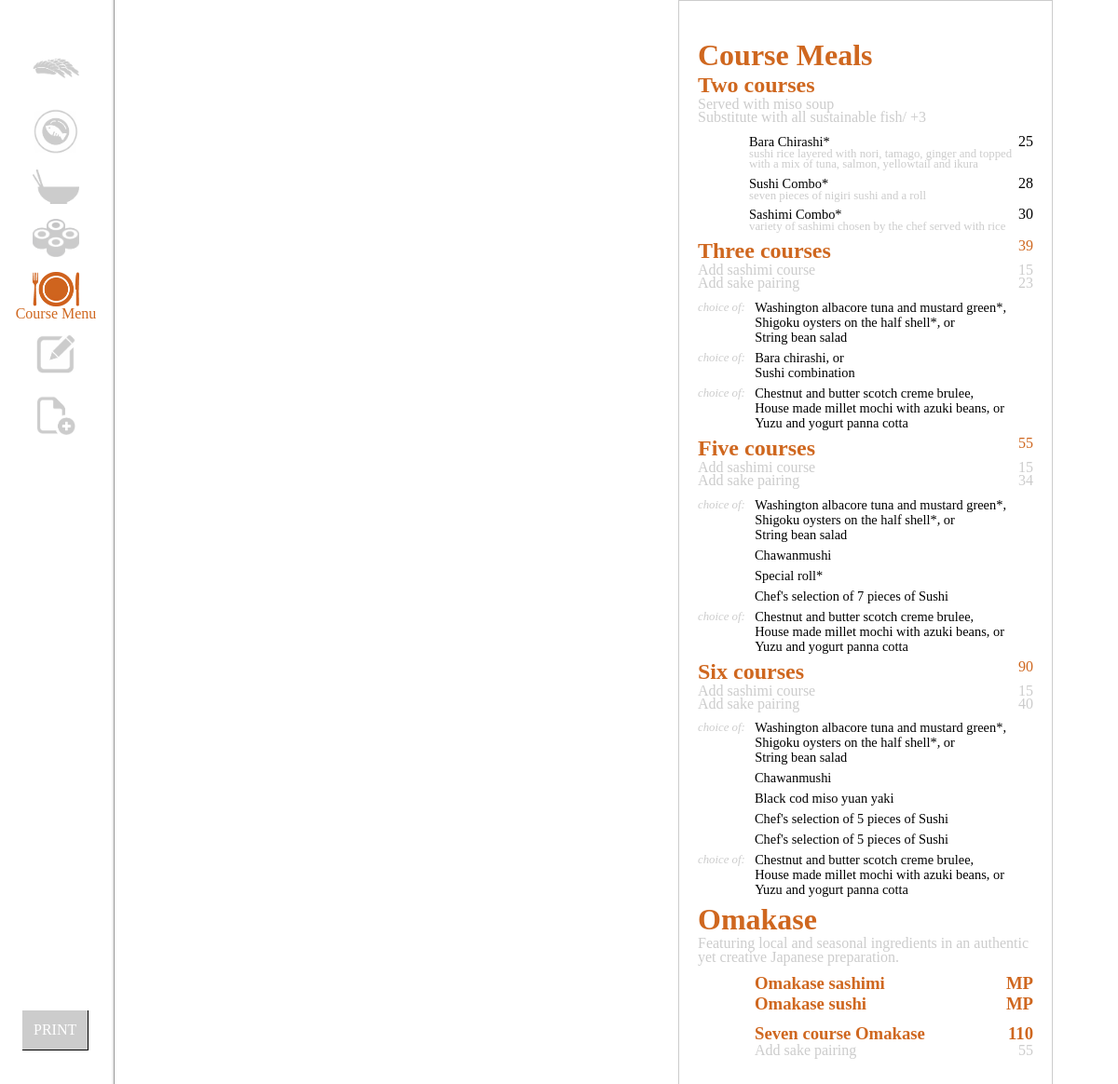
/view/course.php, run on the app's committed database.
### tables this page shows
CREATE TABLE `Courses` (
  `CourseKey` int(11) NOT NULL AUTO_INCREMENT,
  `Course` varchar (500) NOT NULL,
  `CoursePrice` varchar (10) NULL,
  `AdditionalOne` varchar (500) NULL,
  `AdditionalOnePrice` varchar (10) NULL,
  `AdditionalTwo` varchar(500) NULL,
  `AdditionalTwoPrice` varchar (10) NULL,
  `AppetizerFirst` varchar(500) NULL,
  `AppetizerSecond` varchar(500) NULL,
  `AppetizerThird` varchar(500) NULL,
  `EntreeFirst` varchar(500) NULL,
  `EntreeFirstDescription` varchar(500) NULL,
  `EntreeFirstPrice` varchar (10) NULL,
  `EntreeSecond` varchar(500) NULL,
  `EntreeSecondDescription` varchar(500) NULL,
  `EntreeSecondPrice` varchar (10) NULL,
  `EntreeThird` varchar(500) NULL,
  `EntreeThirdDescription` varchar(500) NULL,
  `EntreeThirdPrice` varchar (10) NULL,
  `EntreeFourth` varchar(500) NULL,
  `DessertFirst` varchar(500) NULL,
  `DessertSecond` varchar(500) NULL,
  `DessertThird` varchar(500) NULL,
  PRIMARY KEY (`CourseKey`)
);

### db/database.php (called while the page is built, shortened)
<?php
class MySQLDatabase{
    private $conn;
    public function open_connection(){
        $this->conn = mysqli_connect(SERVERNAME, USERNAME, PASSWORD, DBNAME);
    }
    public function query($sql){
        $result = mysqli_query($this->conn, $sql);
        return $result;
    }
    public function fetch_assoc($result_set){
        return mysqli_fetch_assoc($result_set);
    }
    public function num_rows($result_set){
        return mysqli_num_rows($result_set);
    }
}
$db = new MySQLDatabase();
?>

### db/course-items.php (called while the page is built, shortened)
<?php
require_once('database.php');
function getCourseItems($i)
{
        global $db;
        $sql = "SELECT CourseKey, Course, CoursePrice, AdditionalOne, AdditionalOnePrice, AdditionalTwo, AdditionalTwoPrice,
        AppetizerFirst, AppetizerSecond, AppetizerThird,
        EntreeFirst, EntreeFirstDescription, EntreeFirstPrice,
        EntreeSecond, EntreeSecondDescription, EntreeSecondPrice,
        EntreeThird, EntreeThirdDescription, EntreeThirdPrice, EntreeFourth,
        DessertFirst, DessertSecond, DessertThird
        FROM Courses WHERE CourseKey = '$i'";
        $results = $db->query($sql);
        $course = $db->fetch_assoc($results);
        return $course;
}
$two_courses = getCourseItems(1);
$three_courses = getCourseItems(2);
$five_courses = getCourseItems(3);
$six_courses = getCourseItems(4);
$omakase = getCourseItems(5);
?>

### view/course.php (the view)
<?php include('../includes/header.php'); ?>
<?php include('../db/course-items.php'); ?>
    <a id="print" href="javascript:window.print()">PRINT</a>
    <div id="container">
    <div id="menu">
    <h1 id="ippin">Course Meals</h1>
     <div id='show_result_course'>
    <div id="two" class="courses">
        <h2><?php echo $two_courses['Course'];?></h2>
        <div class="additionals">
        <p class="name"><?php echo $two_courses['AdditionalOne'];?></p>
        <p class="name"><?php echo $two_courses['AdditionalTwo'];?></p>
        </div>
            <div class="course">
                <ul>
                    <li>
                        <div><p class="name"><?php echo $two_courses['EntreeFirst'];?></p><p class="price"><?php echo $two_courses['EntreeFirstPrice'];?></p></div>
                        <div class="description"><?php echo $two_courses['EntreeFirstDescription'];?></div>
                    </li>
                    <li>
                        <div><p class="name"><?php echo $two_courses['EntreeSecond'];?></p><p class="price"><?php echo $two_courses['EntreeSecondPrice'];?></p></div>
                        <div class="description"><?php echo $two_courses['EntreeSecondDescription'];?></div>
                    </li>
                    <li>
                        <div><p class="name"><?php echo $two_courses['EntreeThird'];?></p><p class="price"><?php echo $two_courses['EntreeThirdPrice'];?></p></div>
                        <div class="description"><?php echo $two_courses['EntreeThirdDescription'];?></div>
                    </li>
                </ul>
            </div>
    </div>
    <div id="three" class="courses">
    <h2><?php echo $three_courses['Course'];?></h2><p class="price"><?php echo $three_courses['CoursePrice'];?></p>
    <div class="additionals">
    <p class="name"><?php echo $three_courses['AdditionalOne'];?></p><p class="price"><?php echo $three_courses['AdditionalOnePrice'];?></p>
    <p class="name"><?php echo $three_courses['AdditionalTwo'];?></p><p class="price"><?php echo $three_courses['AdditionalTwoPrice'];?></p>
    </div>
    <div class="course">
                <ul>
                    <li>
                        <p>choice of: </p>
                            <ul>
                                <li><?php echo $three_courses['AppetizerFirst'];?>,</li>
                                <li><?php echo $three_courses['AppetizerSecond'];?>, or</li>
                                <li><?php echo $three_courses['AppetizerThird'];?></li>
                            </ul>
                    </li>
                    <li>
                        <p>choice of: </p>
                            <ul>
                                <li><?php echo $three_courses['EntreeFirst'];?>, or</li>
                                <li><?php echo $three_courses['EntreeSecond'];?></li>
                            </ul>
                    </li>
                    <li>
                        <p>choice of: </p>
                            <ul>
                                <li><?php echo $three_courses['DessertFirst'];?>,</li>
                                <li><?php echo $three_courses['DessertSecond'];?>, or</li>
                                <li><?php echo $three_courses['DessertThird'];?></li>
                            </ul>
                    </li>
                </ul>
            </div>
    </div>
    <div id="five" class="courses">
    <h2><?php echo $five_courses['Course'];?></h2><p class="price"><?php echo $five_courses['CoursePrice'];?></p>
    <div class="additionals">
    <p class="name"><?php echo $five_courses['AdditionalOne'];?></p><p class="price"><?php echo $five_courses['AdditionalOnePrice'];?></p>
    <p class="name"><?php echo $five_courses['AdditionalTwo'];?></p><p class="price"><?php echo $five_courses['AdditionalTwoPrice'];?></p>
    </div>
    <div class="course">
                <ul>
                    <li>
                        <p>choice of: </p>
                            <ul>
                                <li><?php echo $five_courses['AppetizerFirst'];?>,</li>
                                <li><?php echo $five_courses['AppetizerSecond'];?>, or</li>
                                <li><?php echo $five_courses['AppetizerThird'];?></li>
                            </ul>
                    </li>
                    <li class="need_margin"><?php echo $five_courses['EntreeFirst'];?></li>
                    <li class="need_margin"><?php echo $five_courses['EntreeSecond'];?></li>
                    <li class="need_margin"><?php echo $five_courses['EntreeThird'];?></li>
                    <li>
                        <p>choice of: </p>
                            <ul>
                                <li><?php echo $five_courses['DessertFirst'];?>,</li>
                                <li><?php echo $five_courses['DessertSecond'];?>, or</li>
                                <li><?php echo $five_courses['DessertThird'];?></li>
                            </ul>
                    </li>
                </ul>
            </div>
    </div>
    <div id="six" class="courses">
    <h2><?php echo $six_courses['Course'];?></h2><p class="price"><?php echo $six_courses['CoursePrice'];?></p>
    <div class="additionals">
    <p class="name"><?php echo $six_courses['AdditionalOne'];?></p><p class="price"><?php echo $six_courses['AdditionalOnePrice'];?></p>
    <p class="name"><?php echo $six_courses['AdditionalTwo'];?></p><p class="price"><?php echo $six_courses['AdditionalTwoPrice'];?></p>
    </div>
    <div class="course">
                <ul>
                    <li>
                        <p>choice of: </p>
                            <ul>
                                <li><?php echo $six_courses['AppetizerFirst'];?>,</li>
                                <li><?php echo $six_courses['AppetizerSecond'];?>, or</li>
                                <li><?php echo $six_courses['AppetizerThird'];?></li>
                            </ul>
                    </li>
                    <li class="need_margin"><?php echo $six_courses['EntreeFirst'];?></li>
                    <li class="need_margin"><?php echo $six_courses['EntreeSecond'];?></li>
                    <li class="need_margin"><?php echo $six_courses['EntreeThird'];?></li>
                    <li class="need_margin"><?php echo $six_courses['EntreeFourth'];?></li>
                    <li>
                        <p>choice of: </p>
                            <ul>
                                <li><?php echo $six_courses['DessertFirst'];?>,</li>
                                <li><?php echo $six_courses['DessertSecond'];?>, or</li>
                                <li><?php echo $six_courses['DessertThird'];?></li>
                            </ul>
                    </li>
                </ul>
            </div>
</div>
    <h1><?php echo $omakase['Course'];?></h1>
    <div id="omakase" class="courses">
        <div class="additionals">
    <p>Featuring local and seasonal ingredients in an authentic yet creative Japanese preparation.</p>
    </div>
    <h3 class="name"><?php echo $omakase['EntreeFirst'];?></h3><h3 class="price"><?php echo $omakase['EntreeFirstPrice'];?></h3>
    <h3 class="name"><?php echo $omakase['EntreeSecond'];?></h3><h3 class="price"><?php echo $omakase['EntreeSecondPrice'];?></h3>
    <h3 class="name"><?php echo $omakase['EntreeThird'];?></h3><h3 class="price"><?php echo $omakase['EntreeThirdPrice'];?></h3>
    <div class="additionals">
    <p class="name"><?php echo $omakase['AdditionalTwo'];?></p><p class="price"><?php echo $omakase['AdditionalTwoPrice'];?></p>
    </div>
    </div>
</div>
<?php include('../includes/footer.php'); ?>

### css/style-screen.css (style rules this page uses)
* { margin:0; padding:0; }
body { font-family: TheSansSemiBoldPlain; font-weight: lighter; }
div#container { position:absolute; right: 70px; top:0; width: 400px; border: solid #CCC 1px; }
div#menu { width:90%; display: block; margin:auto; margin-top:10%; padding-bottom: 10%; padding-left: 10%; }
h1 { text-align: left; padding-left:2%; margin:2%; color:#CF671F; float: left; clear:left; }
h2 { text-align: left; padding-left:2%; margin:2%; color:#CF671F; float: left; }
a#print { position: fixed; bottom: 5%; left: 2%; text-decoration-line: none; background-color: #ccc; padding: 1% 1%; color: #fff; border-bottom: solid #000 1px; border-right: solid #000 1px; z-index: 100; }
h1#ippin { float: none; margin-bottom: 20px; }
div.additionals::after { content: " "; height: 0; display: block; clear:both; }

### css/style-print.css (style rules this page uses)
* { margin:0; padding:0; }
body { font-family: TheSansSemiBoldPlain; font-weight: lighter; font-size: 1em; }
button#search ,#item_box, button.edit, #edit_div, button#close_tab, div#nav, .search-box, a, .date, div#trash { display:none; }
div#container { width: 100%; max-height:100vh; }
div#menu { display:block; width:85%; margin: auto; margin:2%; margin-top:10%; padding:2%; margin-left:8%; height:1195px; }
h1, h2 { text-align: left; padding-left:2%; margin:2%; color:#CF671F; font-weight: lighter; }
h1 { float: left; }
h2 { font-style: normal; font-weight: 400; }
h1#ippin { float: none; margin-bottom: 20px; }
div.additionals::after { content: " "; height: 0; display: block; clear:both; }
h3 { font-size:1em; font-weight: lighter; }

### data on the page
courses: Course "Two courses", AdditionalOne "Served with miso soup", AdditionalTwo "Substitute with all sustainable fish/ +3", EntreeFirst "Bara Chirashi*", EntreeFirstPrice "25", EntreeFirstDescription "sushi rice layered with nori, tamago, ginger and topped with a mix of tuna, salmon, yellowtail and ikura", EntreeSecond "Sushi Combo*", EntreeSecondPrice "28", EntreeSecondDescription "seven pieces of nigiri sushi and a roll", EntreeThird "Sashimi Combo*", EntreeThirdPrice "30", EntreeThirdDescription "variety of sashimi chosen by the chef served with rice"
courses: Course "Three courses", CoursePrice "39", AdditionalOne "Add sashimi course", AdditionalOnePrice "15", AdditionalTwo "Add sake pairing", AdditionalTwoPrice "23", AppetizerFirst "Washington albacore tuna and mustard green*", AppetizerSecond "Shigoku oysters on the half shell*", AppetizerThird "String bean salad", EntreeFirst "Bara chirashi", EntreeSecond "Sushi combination", DessertFirst "Chestnut and butter scotch creme brulee", DessertSecond "House made millet mochi with azuki beans", DessertThird "Yuzu and yogurt panna cotta"
courses: Course "Five courses", CoursePrice "55", AdditionalOne "Add sashimi course", AdditionalOnePrice "15", AdditionalTwo "Add sake pairing", AdditionalTwoPrice "34", AppetizerFirst "Washington albacore tuna and mustard green*", AppetizerSecond "Shigoku oysters on the half shell*", AppetizerThird "String bean salad", EntreeFirst "Chawanmushi", EntreeSecond "Special roll*", EntreeThird "Chef's selection of 7 pieces of Sushi", DessertFirst "Chestnut and butter scotch creme brulee", DessertSecond "House made millet mochi with azuki beans", DessertThird "Yuzu and yogurt panna cotta"
courses: Course "Six courses", CoursePrice "90", AdditionalOne "Add sashimi course", AdditionalOnePrice "15", AdditionalTwo "Add sake pairing", AdditionalTwoPrice "40", AppetizerFirst "Washington albacore tuna and mustard green*", AppetizerSecond "Shigoku oysters on the half shell*", AppetizerThird "String bean salad", EntreeFirst "Chawanmushi", EntreeSecond "Black cod miso yuan yaki", EntreeThird "Chef's selection of 5 pieces of Sushi", EntreeFourth "Chef's selection of 5 pieces of Sushi", DessertFirst "Chestnut and butter scotch creme brulee", DessertSecond "House made millet mochi with azuki beans", DessertThird "Yuzu and yogurt panna cotta"
courses: Course "Omakase", EntreeFirst "Omakase sashimi", EntreeFirstPrice "MP", EntreeSecond "Omakase sushi", EntreeSecondPrice "MP", EntreeThird "Seven course Omakase", EntreeThirdPrice "110", AdditionalTwo "Add sake pairing", AdditionalTwoPrice "55"

### other printed values
$upperTitleName "Course"
